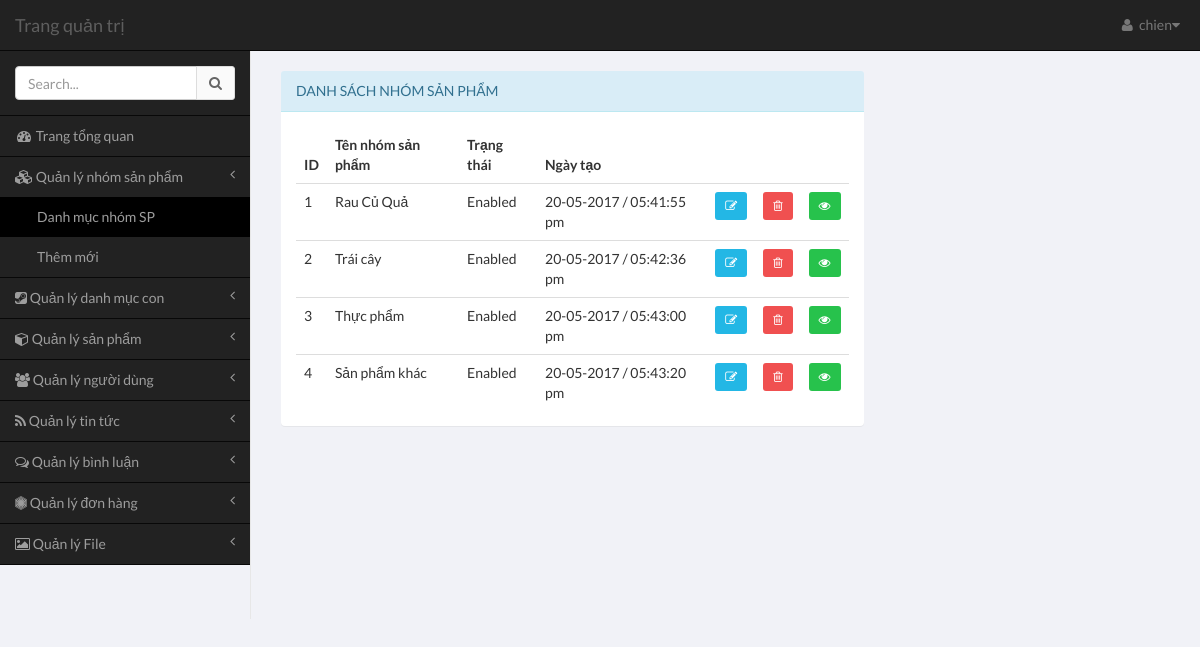
Screenshot of /admin/pages/index.php?module=category&action=list-category (signed in) with the database file from the repository.
### tables this page shows
CREATE TABLE `category` (
  `category_id` int(11) NOT NULL,
  `category_name` varchar(100) NOT NULL,
  `description` varchar(255) DEFAULT NULL,
  `status` tinyint(6) DEFAULT '1',
  `created_date` int(11) DEFAULT NULL
);

### common/database.php (called while the page is built, shortened)
<?php
$mysqli = mysqli_connect(DB_HOST, DB_USER, DB_PASS, DB_NAME);
mysqli_set_charset($mysqli,"utf8");
function get_all($table,$fiels_name = false,$field_val = false,$limit = false){
	global $mysqli;
	$data = [];
	$sql = "SELECT * FROM $table";
	$res = mysqli_query($mysqli,$sql);
	if ($res && mysqli_num_rows($res)) {
		while ($row = mysqli_fetch_assoc($res)) {
			$data[] = $row;
		}
	}
	return $data;
}
?>

### admin/pages/modules/category/list-category.php (the view)
<?php
$cats = get_all('category');
?>
	<div class="row" >
		<div class="col-md-8 col-xs-12">
			<section class="panel panel-info" style="margin-top: 20px;">
			                              <header class="panel-heading">
			                                  Danh sách nhóm sản phẩm
			                            </header>
			                            <div class="panel-body table-responsive">
			                                <table class="table table-hover">
			                                  <thead>
			                                    <tr>
			                                      <th>ID</th>
			                                      <th>Tên nhóm sản phẩm</th>
			                                      <th>Trạng thái</th>
			                                      <th>Ngày tạo</th>
			                                      <th></th>
			                                      <th></th>
			                                      <th></th>
			                                  </tr>
			                              </thead>
			                              <tbody>
			                                <?php if($cats) :
			                                    foreach ($cats as $row) :
			                                ?>
			                                <tr>
			                                    <td><?php echo $row['category_id']; ?></td>
			                                    <td><?php echo $row['category_name']; ?></td>
			                                    <?php if($row['status'] == 1){
			                                                  $st = 'Enabled' ;
			                                                }else{
			                                                  $st ='Disabled' ;
			                                                } ?>
			                                        <td><?php echo $st ?></td>
			                                    <td><?php echo date('d-m-Y / h:i:s a',$row['created_date']); ?></td>
			                                  <td>
			                                      <a href="<?php to('category','edit-category',$row['category_id']) ?>" type="button" class="btn btn-sm btn-info" title="Sửa">
			                                          <i class="fa fa-pencil-square-o"></i>
			                                      </a>
			                                  </td>
			                                  <td>
			                                      <a href="<?php to('category','delete-category',$row['category_id']) ?>" title="Xóa" type="button" class="btn btn-sm btn-danger" onclick="return confirm('Are you sure ? ')">
			                                          <i class="fa fa-trash-o" ></i>
			                                      </a>
			                                  </td>
			                                  <td>
			                                      <a href="<?php to('category','view-category',$row['category_id']) ?>" type="button" class="btn btn-sm btn-success" title="Xem chi tiết">
			                                          <i class="fa fa-eye" ></i>
			                                      </a>
			                                  </td>
			                              </tr>
			                                <?php endforeach; endif; ?>
			                                </tbody>
			                            </table>
			                            </div>
			                            </section>
		</div>
</div>

### rows the page displays
category: category_id "1", category_name "Rau Củ Quả", status "Enabled", created_date "20-05-2017 / 05:41:55 pm"
category: category_id "2", category_name "Trái cây", status "Enabled", created_date "20-05-2017 / 05:42:36 pm"
category: category_id "3", category_name "Thực phẩm", status "Enabled", created_date "20-05-2017 / 05:43:00 pm"
category: category_id "4", category_name "Sản phẩm khác", status "Enabled", created_date "20-05-2017 / 05:43:20 pm"

### other values shown
$user['username'] "chien"
